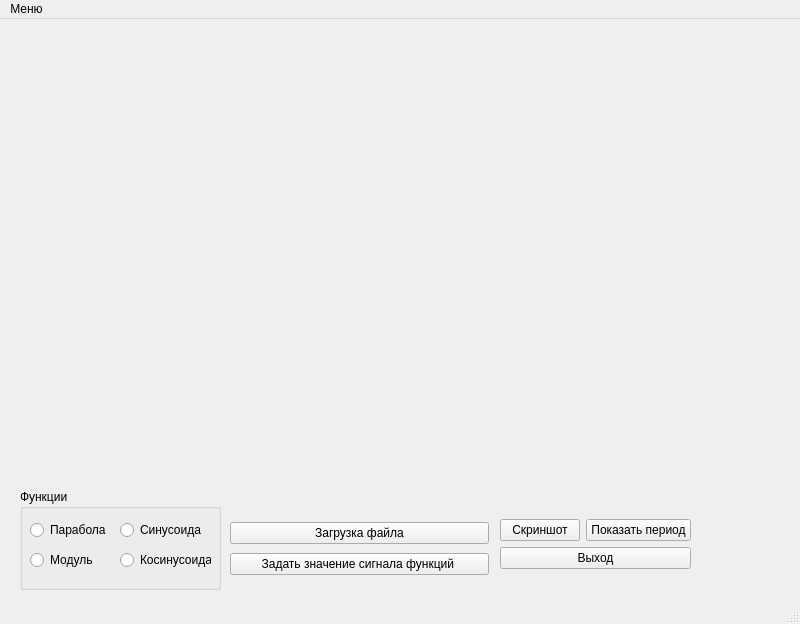
<?xml version="1.0" encoding="UTF-8"?>
<ui version="4.0">
 <class>MainWindow</class>
 <widget class="QMainWindow" name="MainWindow">
  <property name="geometry">
   <rect>
    <x>0</x>
    <y>0</y>
    <width>800</width>
    <height>624</height>
   </rect>
  </property>
  <property name="windowTitle">
   <string> Нахождение  периода сигнала</string>
  </property>
  <widget class="QWidget" name="centralwidget">
   <widget class="QCustomPlot" name="widget" native="true">
    <property name="geometry">
     <rect>
      <x>10</x>
      <y>10</y>
      <width>781</width>
      <height>451</height>
     </rect>
    </property>
   </widget>
   <widget class="QGroupBox" name="groupBox">
    <property name="geometry">
     <rect>
      <x>20</x>
      <y>470</y>
      <width>201</width>
      <height>101</height>
     </rect>
    </property>
    <property name="title">
     <string>Функции</string>
    </property>
    <widget class="QRadioButton" name="radioButton">
     <property name="geometry">
      <rect>
       <x>10</x>
       <y>30</y>
       <width>91</width>
       <height>22</height>
      </rect>
     </property>
     <property name="cursor">
      <cursorShape>PointingHandCursor</cursorShape>
     </property>
     <property name="text">
      <string>Парабола</string>
     </property>
    </widget>
    <widget class="QRadioButton" name="radioButton_2">
     <property name="geometry">
      <rect>
       <x>100</x>
       <y>30</y>
       <width>91</width>
       <height>22</height>
      </rect>
     </property>
     <property name="cursor">
      <cursorShape>PointingHandCursor</cursorShape>
     </property>
     <property name="text">
      <string>Синусоида</string>
     </property>
    </widget>
    <widget class="QRadioButton" name="radioButton_3">
     <property name="geometry">
      <rect>
       <x>100</x>
       <y>60</y>
       <width>91</width>
       <height>22</height>
      </rect>
     </property>
     <property name="cursor">
      <cursorShape>PointingHandCursor</cursorShape>
     </property>
     <property name="text">
      <string>Косинусоида</string>
     </property>
    </widget>
    <widget class="QRadioButton" name="radioButton_4">
     <property name="geometry">
      <rect>
       <x>10</x>
       <y>60</y>
       <width>91</width>
       <height>22</height>
      </rect>
     </property>
     <property name="cursor">
      <cursorShape>PointingHandCursor</cursorShape>
     </property>
     <property name="text">
      <string>Модуль</string>
     </property>
    </widget>
   </widget>
   <widget class="QWidget" name="formLayoutWidget">
    <property name="geometry">
     <rect>
      <x>500</x>
      <y>500</y>
      <width>191</width>
      <height>61</height>
     </rect>
    </property>
    <layout class="QFormLayout" name="formLayout">
     <item row="0" column="0">
      <widget class="QPushButton" name="pushButton">
       <property name="cursor">
        <cursorShape>PointingHandCursor</cursorShape>
       </property>
       <property name="text">
        <string>Скриншот</string>
       </property>
      </widget>
     </item>
     <item row="0" column="1">
      <widget class="QPushButton" name="pushButton_3">
       <property name="cursor">
        <cursorShape>PointingHandCursor</cursorShape>
       </property>
       <property name="text">
        <string>Показать период</string>
       </property>
      </widget>
     </item>
     <item row="1" column="0" colspan="2">
      <widget class="QPushButton" name="pushButton_2">
       <property name="enabled">
        <bool>true</bool>
       </property>
       <property name="cursor">
        <cursorShape>PointingHandCursor</cursorShape>
       </property>
       <property name="text">
        <string>Выход</string>
       </property>
      </widget>
     </item>
    </layout>
   </widget>
   <widget class="QWidget" name="verticalLayoutWidget">
    <property name="geometry">
     <rect>
      <x>230</x>
      <y>500</y>
      <width>259</width>
      <height>61</height>
     </rect>
    </property>
    <layout class="QVBoxLayout" name="verticalLayout">
     <item>
      <widget class="QPushButton" name="pushButton_4">
       <property name="text">
        <string>Загрузка файла</string>
       </property>
      </widget>
     </item>
     <item>
      <widget class="QPushButton" name="pushButton_Rebild">
       <property name="text">
        <string>Задать значение сигнала функций </string>
       </property>
      </widget>
     </item>
    </layout>
   </widget>
  </widget>
  <widget class="QMenuBar" name="menubar">
   <property name="geometry">
    <rect>
     <x>0</x>
     <y>0</y>
     <width>800</width>
     <height>21</height>
    </rect>
   </property>
   <widget class="QMenu" name="menu">
    <property name="title">
     <string>Меню</string>
    </property>
    <addaction name="action"/>
    <addaction name="action_2"/>
   </widget>
   <addaction name="menu"/>
  </widget>
  <widget class="QStatusBar" name="statusbar"/>
  <action name="action">
   <property name="text">
    <string>Информация </string>
   </property>
  </action>
  <action name="action_2">
   <property name="text">
    <string>Выход</string>
   </property>
  </action>
 </widget>
 <customwidgets>
  <customwidget>
   <class>QCustomPlot</class>
   <extends>QWidget</extends>
   <header>qcustomplot.h</header>
   <container>1</container>
  </customwidget>
 </customwidgets>
 <resources/>
 <connections>
  <connection>
   <sender>pushButton_2</sender>
   <signal>clicked()</signal>
   <receiver>MainWindow</receiver>
   <slot>close()</slot>
   <hints>
    <hint type="sourcelabel">
     <x>441</x>
     <y>573</y>
    </hint>
    <hint type="destinationlabel">
     <x>479</x>
     <y>575</y>
    </hint>
   </hints>
  </connection>
 </connections>
</ui>
